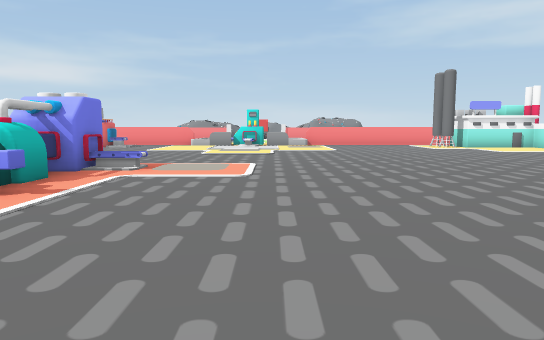
[1] (above)

22 first-person views from a walk through a Unity game level. The camera is 1.3 m above the floor, tilts 6° down and sees 70° across. The floor is counted in squares, 2 m on a side. Each view is taken from the middle of a square. On the plan, view 1 faces up. The plan holds only what a view shows up to about 11 squares ahead; the rest is blank. The place goes on beyond the plan. The player is left out.

[2]
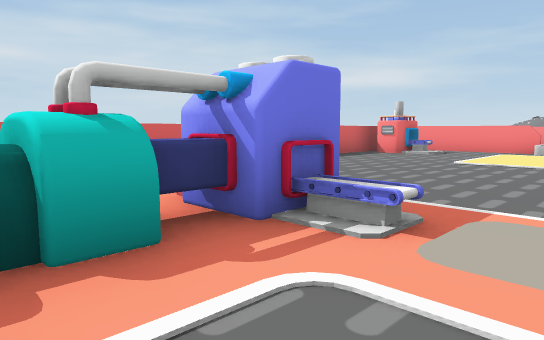

[3]
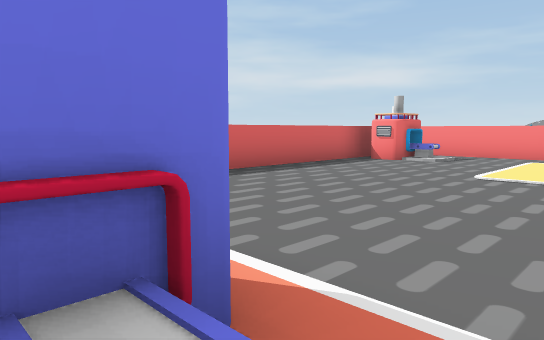

[4]
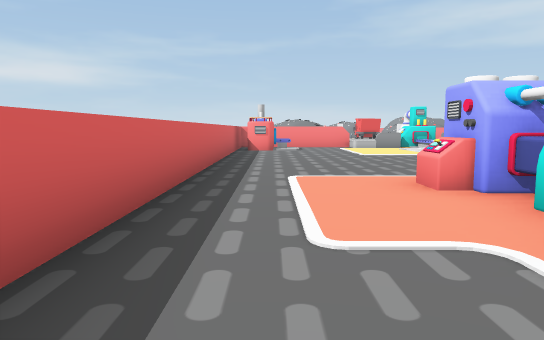

[5]
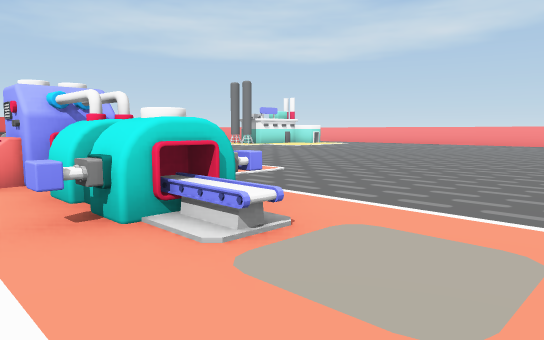

[6]
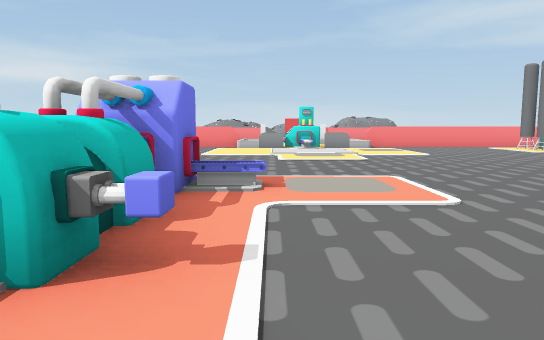

[7]
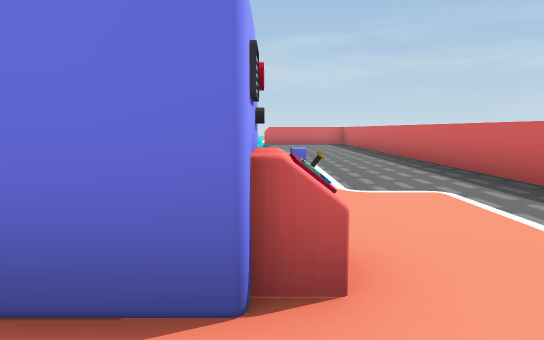

[8]
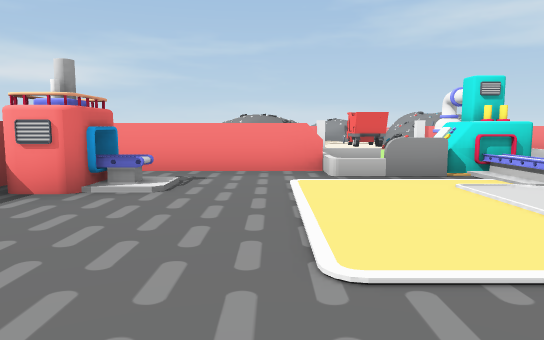

[9]
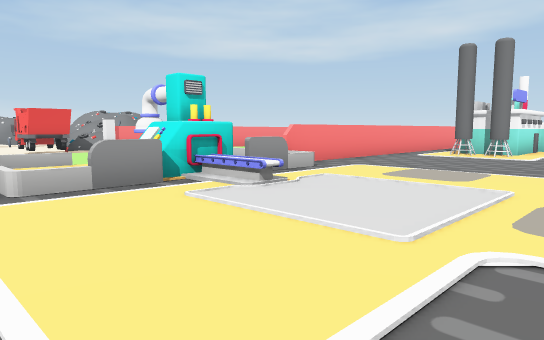

[10]
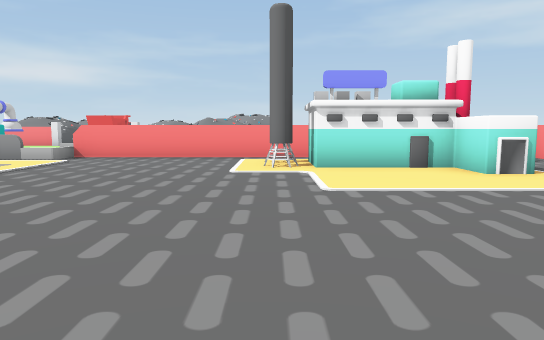

[11]
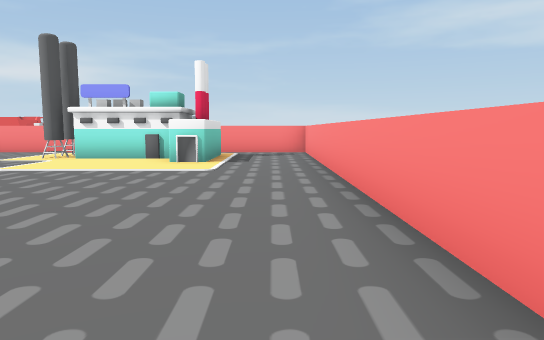

[12]
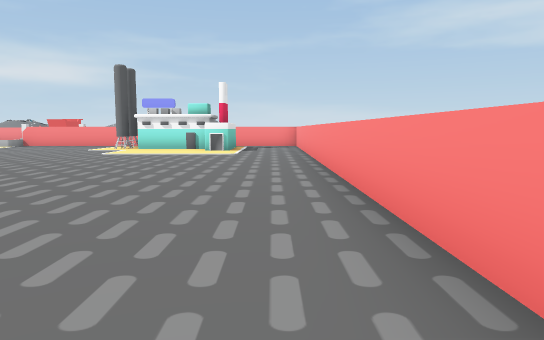

[13]
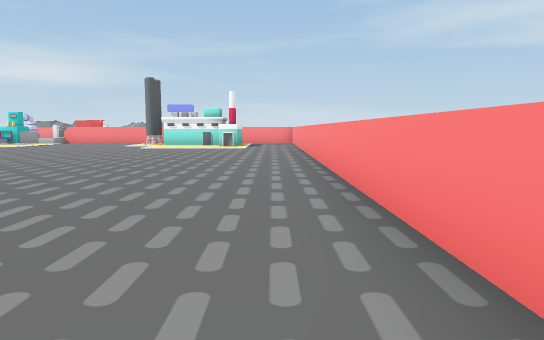

[14]
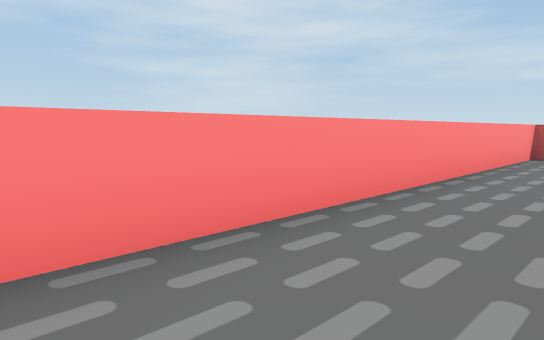

[15]
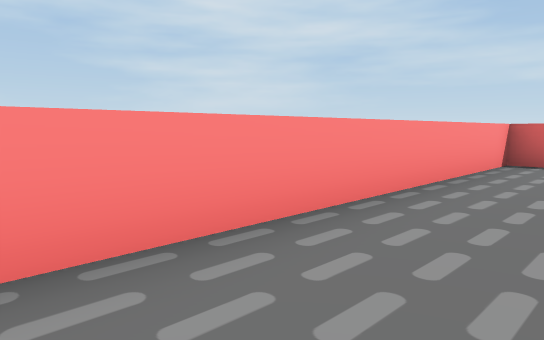

[16]
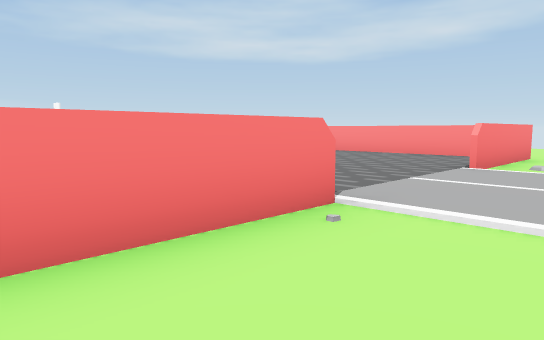

[17]
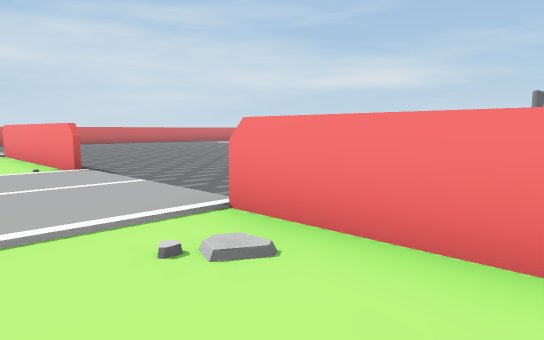

[18]
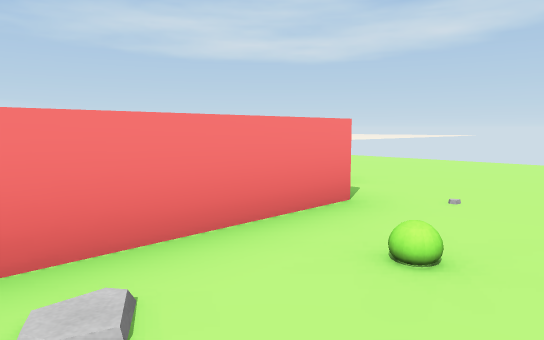

[19]
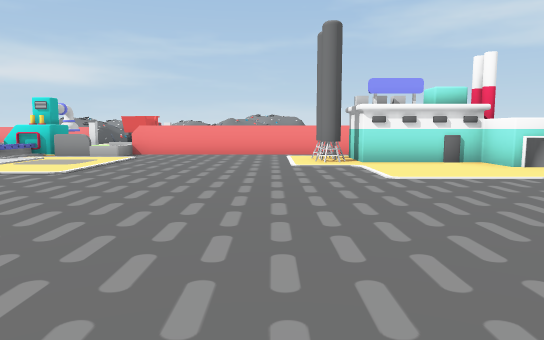

[20]
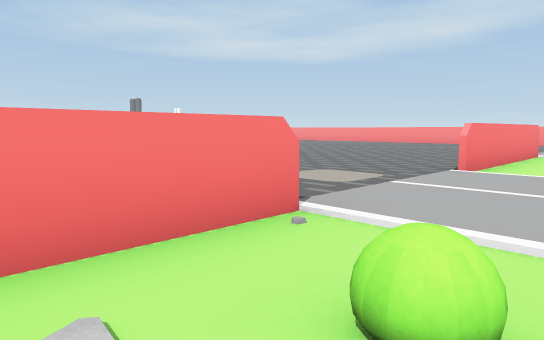

[21]
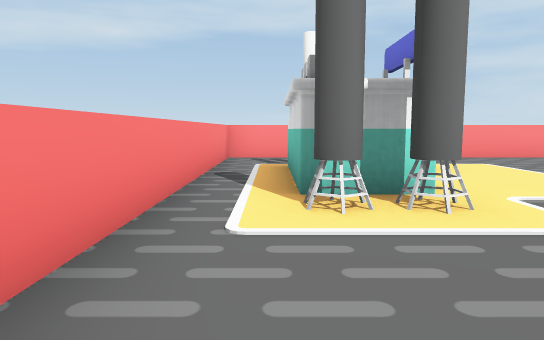

[22]
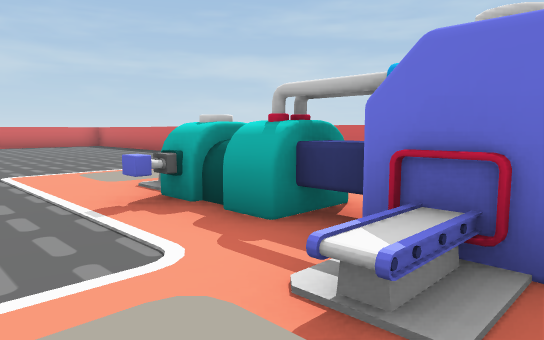

### Floor plan
Points are (right, up) in squares from view 1. A wall is a line through its corners. A room is listed if a view was taken in it or the views show most of it. See-through windows are left out.
Room 1 (views 1, 2, 3, 4, 5, 6, 7, 8, 9, 10, 11, 12, 13, 14, 15, 16, 17, 18, 19, 21, 22)
walls: (-2.9, 3.7) (-3.2, 3.3); (-3, 3.5) (-4.4, 3.5); (-2.9, 4.5) (-3.9, 4.5); (-2.9, 5.1) (-2.9, 3.6); (-3.7, 3.5) (-4.4, 3.7); (-3.6, 4.1) (-2.9, 4.1); (-3.9, 3.5) (-3.9, 5.1); (-3.2, 5.6) (-3.9, 5.8) (-3.9, 6.8) (-2.9, 6.8) (-2.8, 6.1); (-2.8, 6.3) (-2.9, 6) (-3.1, 5.8) (-3.7, 5.8) (-4.3, 6.1); (-3.2, 6.1) (-3.2, 4.1) (-2.8, 4); (-3.7, 5.4) (-3.7, 5.8) (-4.3, 5.9); (-3.7, 5.6) (-4.3, 6.1); (-2.9, 6.8) (-2.9, 5.9); (-4.3, 6.6) (-3.9, 6.6); (-4.3, 6.7) (-3.8, 6.8); (4.9, -9) (0, -9); (9, 13.4) (6.7, 13.4) (6.7, 14.7) (9.7, 14.7) (9.7, 12.5) (9, 12.5) (9, 13.5) (8.3, 13.2); (0.4, 15.3) (-0.3, 15.3); (-0.3, 15.4) (-1.3, 15.4); (-1.5, 15.3) (-2.5, 15.3); (11.9, -8.9) (11.9, 16) (1.4, 16); (12.1, -9) (8.5, -9); (-3.3, 16) (-6.5, 16); (-7.1, 14.6) (-7.1, -3.1)
low walls: (-2.4, 3.6) (-2.9, 3.7); (-3.2, 3.3) (-3.2, 4.1); (-3.2, 3.9) (-2.4, 3.9); (-2.9, 6.6) (-2.4, 6.6); (-4.3, 6.1) (-4.3, 6.7); (-0.6, 14.1) (-1, 14.1) (-1, 15.5); (6.5, 14.4) (5.9, 14.4); (-0.3, 15.3) (-1.3, 15.3)
ways out: opening at (-4, -10.5) to room 2; opening at (-3, 16) to room 2; opening at (1, 16); opening at (13, -10.5)
objects: other object (-6, 14) to (-6, 15)
Room 2 (view 20)
walls: (-1.3, 15.4) (-1.3, 16.4); (-3.6, -9) (-5.8, -9)
ways out: opening at (-4, -10.5) to room 1; opening at (-3, 16) to room 1
objects: bush (-5, -11)

Where each view was taken, in squares from view 1:
view 1: 0 up, 0 right, facing up
view 2: 4 up, 1 left, facing up-left
view 3: 6 up, 2 left, facing up-left
view 4: 2 up, 6 left, facing up
view 5: 1 up, 5 left, facing up-right
view 6: 2 up, 2 left, facing up
view 7: 8 up, 4 left, facing down
view 8: 10 up, 4 left, facing up
view 9: 11 up, 4 left, facing up-right
view 10: 7 up, 6 right, facing up
view 11: 5 up, 11 right, facing up
view 12: 1 up, 11 right, facing up
view 13: 2 down, 11 right, facing up
view 14: 1 up, 10 right, facing down-right
view 15: 1 down, 10 right, facing down-right
view 16: 11 down, 2 right, facing up-right
view 17: 11 down, 11 right, facing up-left
view 18: 11 down, 9 right, facing up-right
view 19: 6 up, 5 right, facing up
view 20: 11 down, 6 left, facing up-right
view 21: 15 up, 3 right, facing right
view 22: 7 up, 1 left, facing down-left
